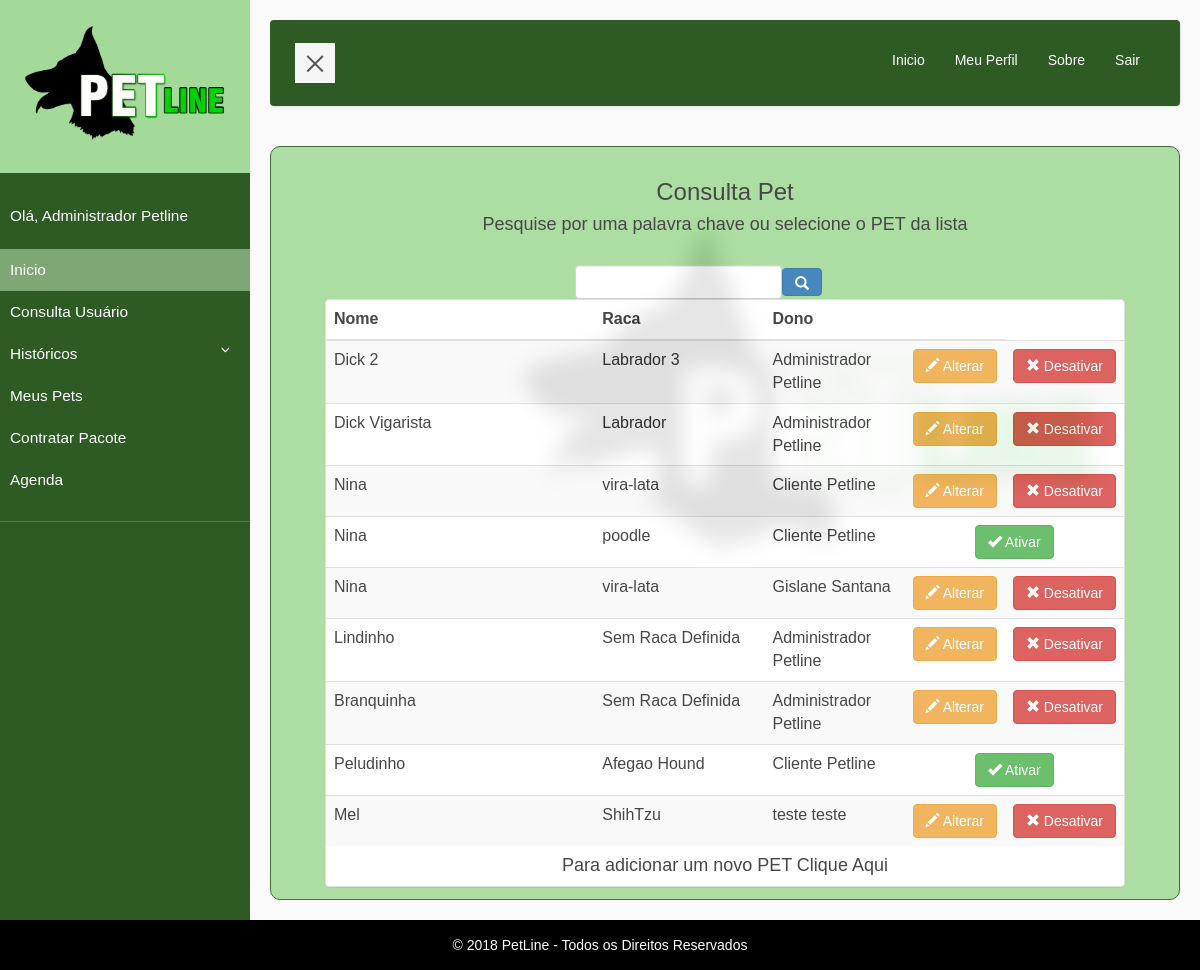
Screenshot of /consulta/consulta_pet.php (signed in) with the database file from the repository.
### tables this page shows
CREATE TABLE `pet` (
  `id` int(11) NOT NULL AUTO_INCREMENT,
  `nome` varchar(255) NOT NULL,
  `raca` varchar(255) NOT NULL,
  `peso` varchar(25) NOT NULL,
  `cor` varchar(25) NOT NULL,
  `dt_nascimento` date NOT NULL DEFAULT '0000-00-00',
  `dt_alteracao` timestamp NOT NULL DEFAULT CURRENT_TIMESTAMP ON UPDATE CURRENT_TIMESTAMP,
  `descricao` text,
  `id_usuario` int(11) DEFAULT NULL,
  `ativo` char(1) DEFAULT NULL,
  PRIMARY KEY (`id`),
  KEY `idx_pet` (`id`),
  KEY `fk_id_usuario_3` (`id_usuario`),
  CONSTRAINT `fk_id_usuario_3` FOREIGN KEY (`id_usuario`) REFERENCES `usuario` (`id`)
);

### consulta/consulta_pet.php (the view, shortened to what this page needs)
<?php
include "../cabecalho.php";
$id = $_SESSION['id'];
if ($id == 1) {
    $sqlConsultaPet = "SELECT P.id, P.nome, P.raca, P.peso, P.cor, P.dt_nascimento, P.descricao, CONCAT(U.nome, ' ', U.sobrenome) as dono, P.ativo FROM pet P INNER JOIN usuario U ON P.id_usuario = U.id";
}else{
    $sqlConsultaPet = "SELECT P.id, P.nome, P.raca, P.peso, P.cor, P.dt_nascimento, P.descricao, CONCAT(U.nome, ' ', U.sobrenome) as dono, P.ativo FROM pet P INNER JOIN usuario U ON P.id_usuario = U.id WHERE P.id_usuario = $id";
}
$resultadoConsultaPet = mysqli_query($conn,$sqlConsultaPet);
$contadorConsultaPet = mysqli_num_rows($resultadoConsultaPet);
?>
<div id="conteudo">
    <h3>Consulta Pet</h3>
    <h4>Pesquise por uma palavra chave ou selecione o PET da lista</h4>
    <br>
    <div style="margin: auto; max-width: 300px;" align="left">
        <table>
            <tr>
                <td><input type="text" class="form-control" id="busca" name="busca"></td>
                <td><button type="button" class="btn btn-primary" id="busca">
                    <span class="glyphicon glyphicon-search"> </span>
                </button></td>
        </table>
    </div>
    <div style="margin: auto; max-width: 800px;" class="table-responsive panel panel-default">
    <table width=100% class="table table-striped">
    <thead>
        <tr>
            <th scope="col">Nome</th>
            <th scope="col">Raca</th>
            <th scope="col">Dono</th>
            <th></th>
        </tr>
    </thead>
        <?php
            if ($contadorConsultaPet > 0) {
                while ($linhaPet = $resultadoConsultaPet -> fetch_array(MYSQLI_ASSOC)) {
                    $nome = $linhaPet['nome'];
                    $raca = $linhaPet['raca'];
                    $id = $linhaPet['id'];
                    $ativo = $linhaPet['ativo'];
                    $dono = $linhaPet['dono'];
                    echo "<tr>
                        <td width=50%>$nome</td>
                        <td width=30%>$raca</td>
                        <td width=30%>$dono</td>";
                    if ($ativo == 1) {
                        echo "
                        <td width=10% align=center><a href='http://www.petline.com.br/consulta/detalha_pet.php?id=$id' class='btn btn-warning'><span class='glyphicon glyphicon-pencil'></span> Alterar</a></td>";?>
                        <td width=10% align=center><a href="#" onclick="if(confirm('Tem certeza que deseja desativar o PET?')) <?php echo "window.location.href = 'http://www.petline.com.br/consulta/altera_pet.php?cod=$id&ex=1';" ?> ; return false" class="btn btn-danger"><span class="glyphicon glyphicon-remove"></span> Desativar</a></td>
                        <?php echo "</tr>";
                    }else{
                        echo "
                        <td width=20% colspan=2 align=center><a href='http://www.petline.com.br/consulta/altera_pet.php?cod=$id' class='btn btn-success'><span class='glyphicon glyphicon-ok'></span> Ativar</a></td>
                        </tr>";
                    }
                }
            }else{
                echo "<h4>Não existem pets cadastrados</h4>";
            }
        ?>
    </table>
    <div align="center">
        <h4>Para adicionar um novo PET <a href="http://www.petline.com.br/cadastro_pet.php">Clique Aqui</a></h4>
    </div>
    </div>
</div>
<?php
include "../rodape.php";
?>

### css/petline.css (style rules this page uses)
h3,h4 { font-family: Arial, Helvetica, sans-serif; text-align: center; }
html, body { height:100%; }
#conteudo { border: solid #2E5A24 1px; border-radius: 10px; background-color: #A4DA99; padding: 12px; opacity: 0.9; }
body { font-family: 'Poppins', sans-serif; background: #fafafa; }
a, a:hover, a:focus { color: inherit; text-decoration: none; transition: all 0.3s; }

### rows the page displays
pet: nome "Dick 2", raca "Labrador 3", dono "Administrador Petline"
pet: nome "Dick Vigarista", raca "Labrador", dono "Administrador Petline"
pet: nome "Nina", raca "vira-lata", dono "Cliente Petline"
pet: nome "Nina", raca "poodle", dono "Cliente Petline"
pet: nome "Nina", raca "vira-lata", dono "Gislane Santana"
pet: nome "Lindinho", raca "Sem Raca Definida", dono "Administrador Petline"
pet: nome "Branquinha", raca "Sem Raca Definida", dono "Administrador Petline"
pet: nome "Peludinho", raca "Afegao Hound", dono "Cliente Petline"
pet: nome "Mel", raca "ShihTzu", dono "teste teste"

### other values shown
$nome "Administrador Petline"
